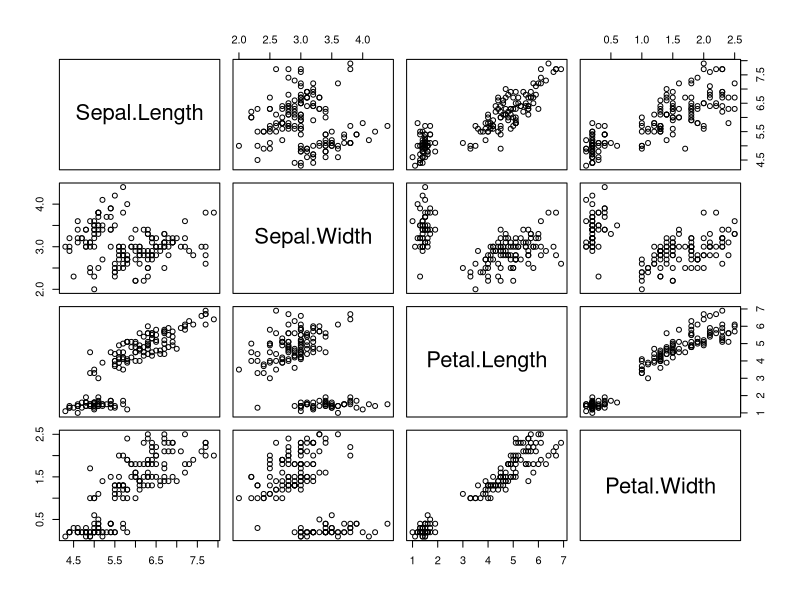
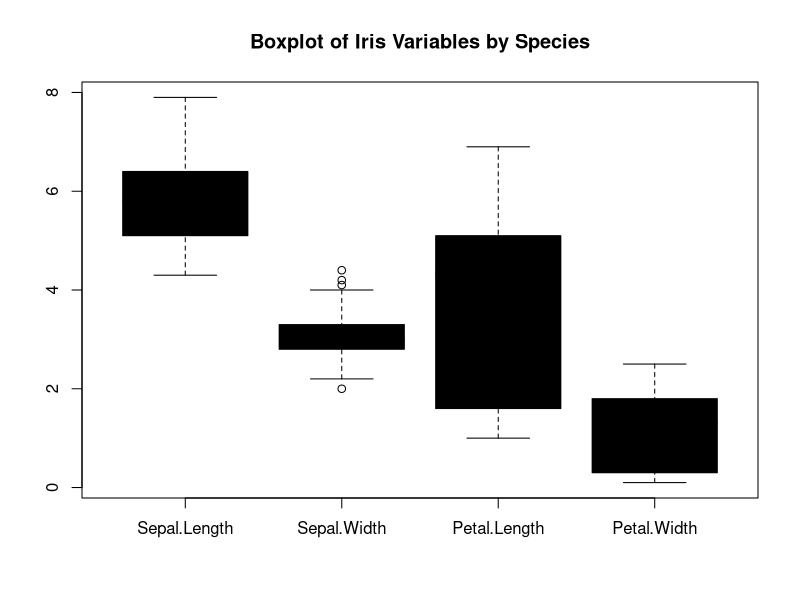
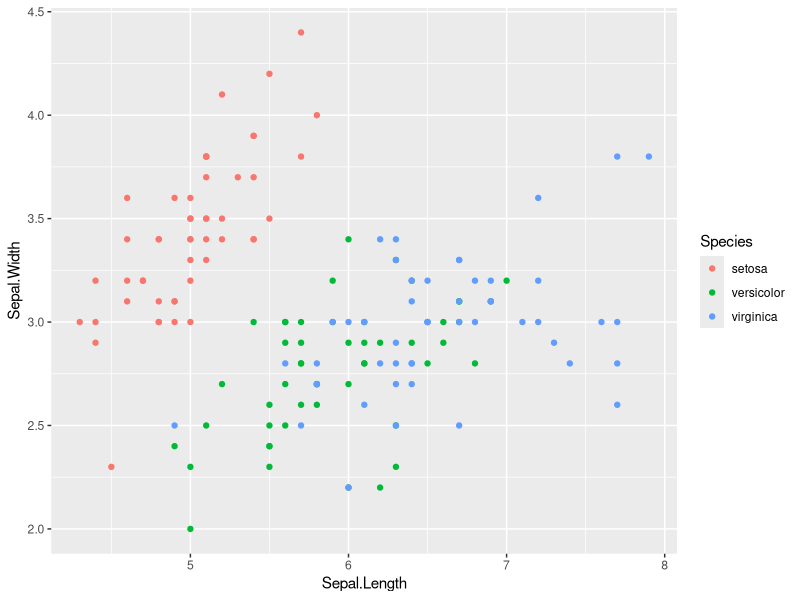
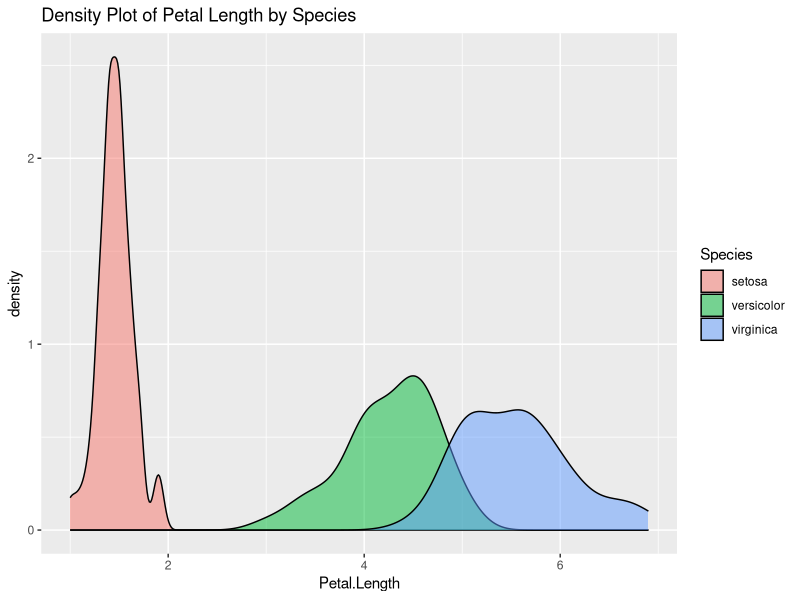
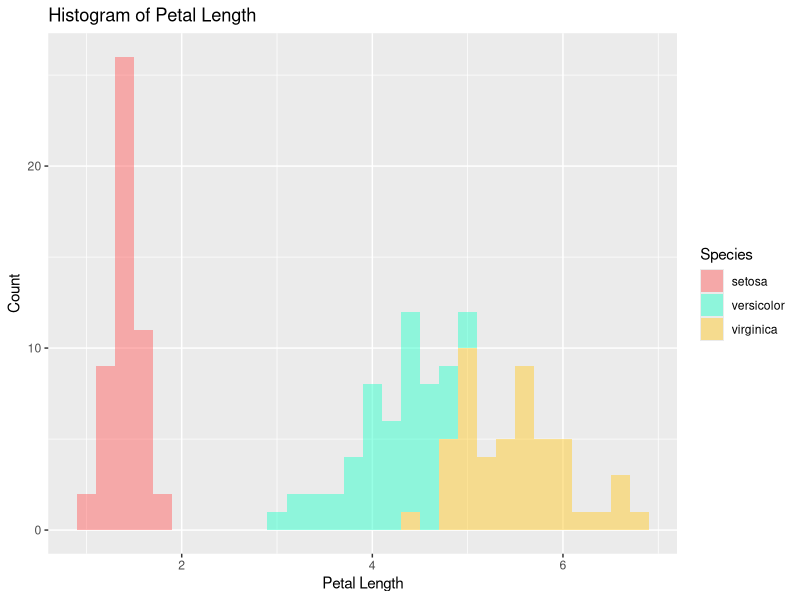
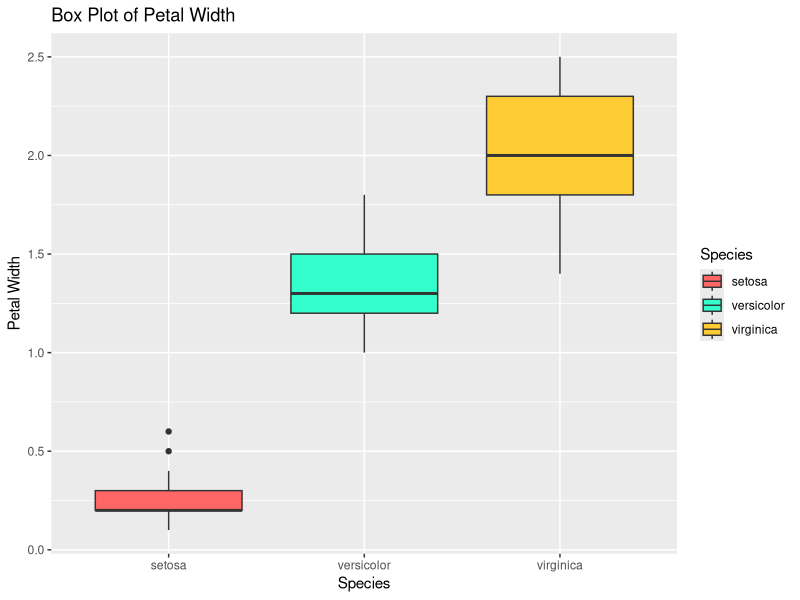
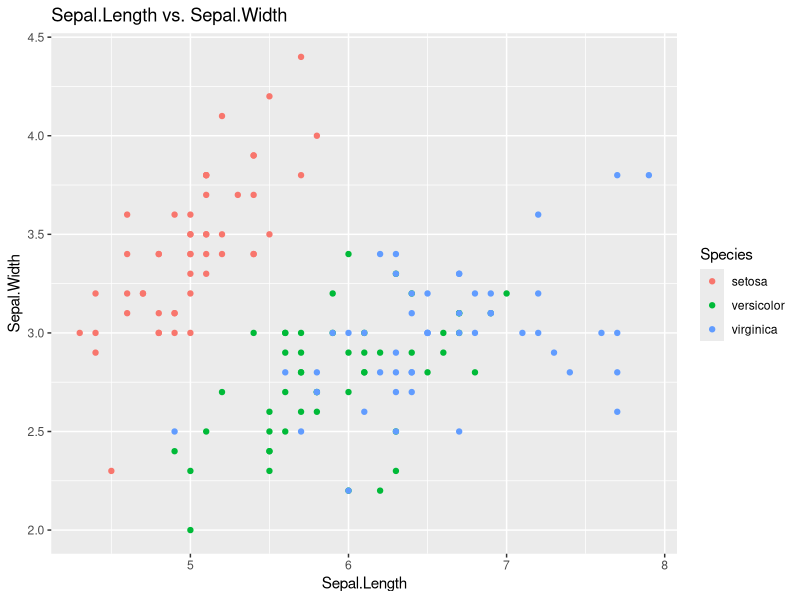
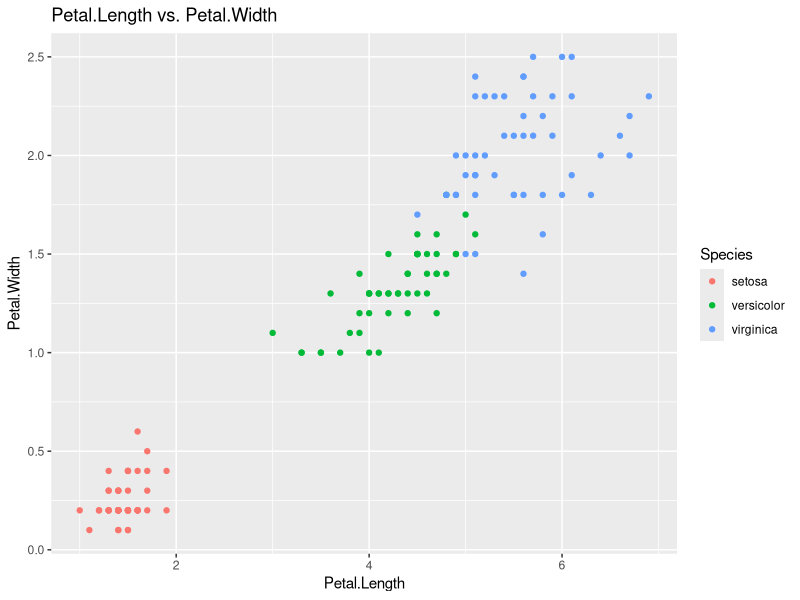

Recreate these plots in R, in order.
install.packages("dplyr")
library(dplyr)
data()
data("iris")
head(iris)
iris
sum(is.na(iris))
summary(iris,mean=mean(Sepal.Length))
summary(iris,min=min(Species))
summary(iris,median=median(Petal.Length))
length(iris)
dim (iris)
str(iris)
summary(iris)
var(iris$Sepal.Width, na.rm = FALSE)
#The var() function is used to calculate the variance of a numerical vector.
#In this case, it is calculating the variance of the "Sepal.Width" variable in the "iris" dataset.
# since "na.rm" is set to FALSE, missing values will not be removed before computing the variance.

sd(iris$Petal.Width,na.rm=TRUE)
#it is calculating the standard deviation of the "Petal.Width" variable in the "iris" dataset.
#since "na.rm" is set to TRUE, missing values will be removed before computing the standard deviation.

IQR(iris$Petal.Length)
# it is calculating the IQR of the "Petal.Length" variable in the "iris" dataset.
#The IQR is a measure of the spread of the middle 50% of the data. It is a robust measure of spread 
#because it is not influenced by extreme values or outliers.

sort(iris$Petal.Length)
#The sort() function is used to sort a vector in ascending or descending order.
#it is sorting the "Petal.Length" variable in ascending order.

sort(iris$Sepal.Length)

arrange(iris, Sepal.Length)
#The arrange() function is used to reorder the rows of a dataset based on one or more variables. 
#In this case, it is arranging the rows of the "iris" dataset in ascending order based on the values 
#of the "Sepal.Length" variable.

arrange(iris, Petal.Length)
arrange(iris, Species)

i<-iris%>%arrange(desc(Sepal.Length))
i
#This line of code creates a new dataset called "i" that is a copy of the "iris" dataset, 
#but with the rows arranged in descending order based on the values of the "Sepal.Length" variable 
#using the arrange() function in the dplyr package in R.

plot(iris[, 1:4])
#This line of code creates a scatter plot matrix of the "iris" dataset in R, 
#using the plot() function.

boxplot(iris[, 1:4], col = iris$Species, main = "Boxplot of Iris Variables by Species")
#This line of code creates a box plot for each of the four numerical variables in the "iris" dataset 
#in R, using the boxplot() function. The box plots are colored by the species of iris using the 
#"col" argument and the main title of the plot is set using the "main" argument.

aggregate(iris[, 1:4], by = list(Species = iris$Species), FUN = mean)
#This will calculate the mean of each feature for each species of iris.

install.packages("ggplot2", dependencies = TRUE)
library(ggplot2)

ggplot(iris, aes(x = Sepal.Length, y = Sepal.Width, color = Species)) + geom_point()
#This will create a scatter plot of sepal length versus sepal width, where each point is colored by 
#the species of the iris.

ggplot(iris, aes(x = Petal.Length, fill = Species)) + geom_density(alpha = 0.5) + labs(title = "Density Plot of Petal Length by Species")
#This will create a scatter plot of sepal length versus sepal width, where each point is colored by 
#the species of the iris.

ggplot(iris, aes(x = Petal.Length, fill = Species))+geom_histogram(binwidth = 0.2, alpha = 0.5)+labs(title = "Histogram of Petal Length", x = "Petal Length", y = "Count")+scale_fill_manual(values = c("#FF6666", "#33FFCC", "#FFCC33"))
#This will create a histogram of petal length, where the bars are colored by the species of the iris.

ggplot(iris, aes(x = Species, y = Petal.Width, fill = Species))+geom_boxplot()+labs(title = "Box Plot of Petal Width", x = "Species", y = "Petal Width")+scale_fill_manual(values = c("#FF6666", "#33FFCC", "#FFCC33"))
#This will create a box plot of petal width, where each box represents the distribution of petal 
#width for each species of iris.

#Scatterplot of Sepal.Length vs. Sepal.Width, colored by Species
ggplot(iris, aes(x = Sepal.Length, y = Sepal.Width, color = Species))+geom_point()+labs(title = "Sepal.Length vs. Sepal.Width", x = "Sepal.Length", y = "Sepal.Width")

#Scatterplot of Petal.Length vs. Petal.Width, colored by Species
ggplot(iris, aes(x = Petal.Length, y = Petal.Width, color = Species))+geom_point()+labs(title = "Petal.Length vs. Petal.Width", x = "Petal.Length", y = "Petal.Width")

#Boxplot of Sepal.Width, colored by Species
ggplot(iris, aes(x = Species, y = Sepal.Width, fill = Species))+geom_boxplot()+labs(title = "Boxplot of Sepal.Width by Species", x = "Species", y = "Sepal.Width")

#Histogram of Petal.Length, colored by Species
ggplot(iris, aes(x = Petal.Length, fill = Species))+geom_histogram(binwidth = 0.2, position = "dodge")+labs(title = "Histogram of Petal.Length by Species", x = "Petal.Length", y = "Count")




